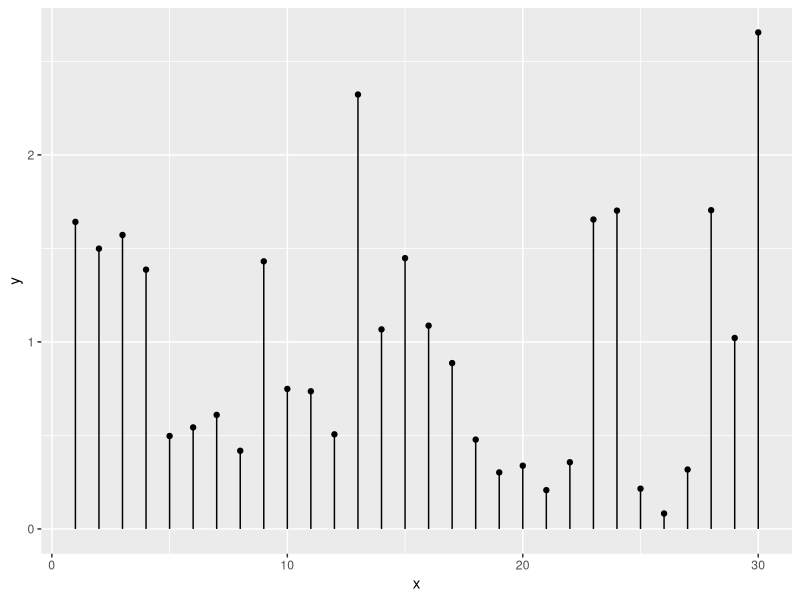
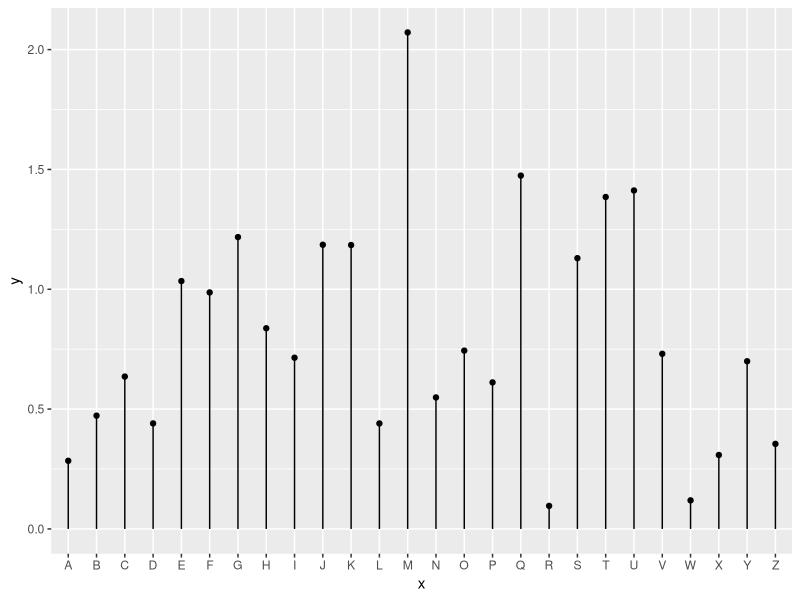

R code for these plots, in order: (Note: this script raises an error after producing the figures.)
## ---- chunk 1
knitr::opts_chunk$set( warning=FALSE, message=FALSE)
## ---- chunk 2
# Libraries
library(ggplot2)

# Create data
data <- data.frame(x=seq(1,30), y=abs(rnorm(30)))
 
# Plot
ggplot(data, aes(x=x, y=y)) +
  geom_point() + 
  geom_segment( aes(x=x, xend=x, y=0, yend=y))
## ---- chunk 3
# Libraries
library(ggplot2)

# Create data
data <- data.frame(
  x=LETTERS[1:26], 
  y=abs(rnorm(26))
)
 
# Plot
ggplot(data, aes(x=x, y=y)) +
  geom_point() + 
  geom_segment( aes(x=x, xend=x, y=0, yend=y))
## ---- chunk 4
htmltools::includeHTML("htmlChunkRelatedRanking.html")
